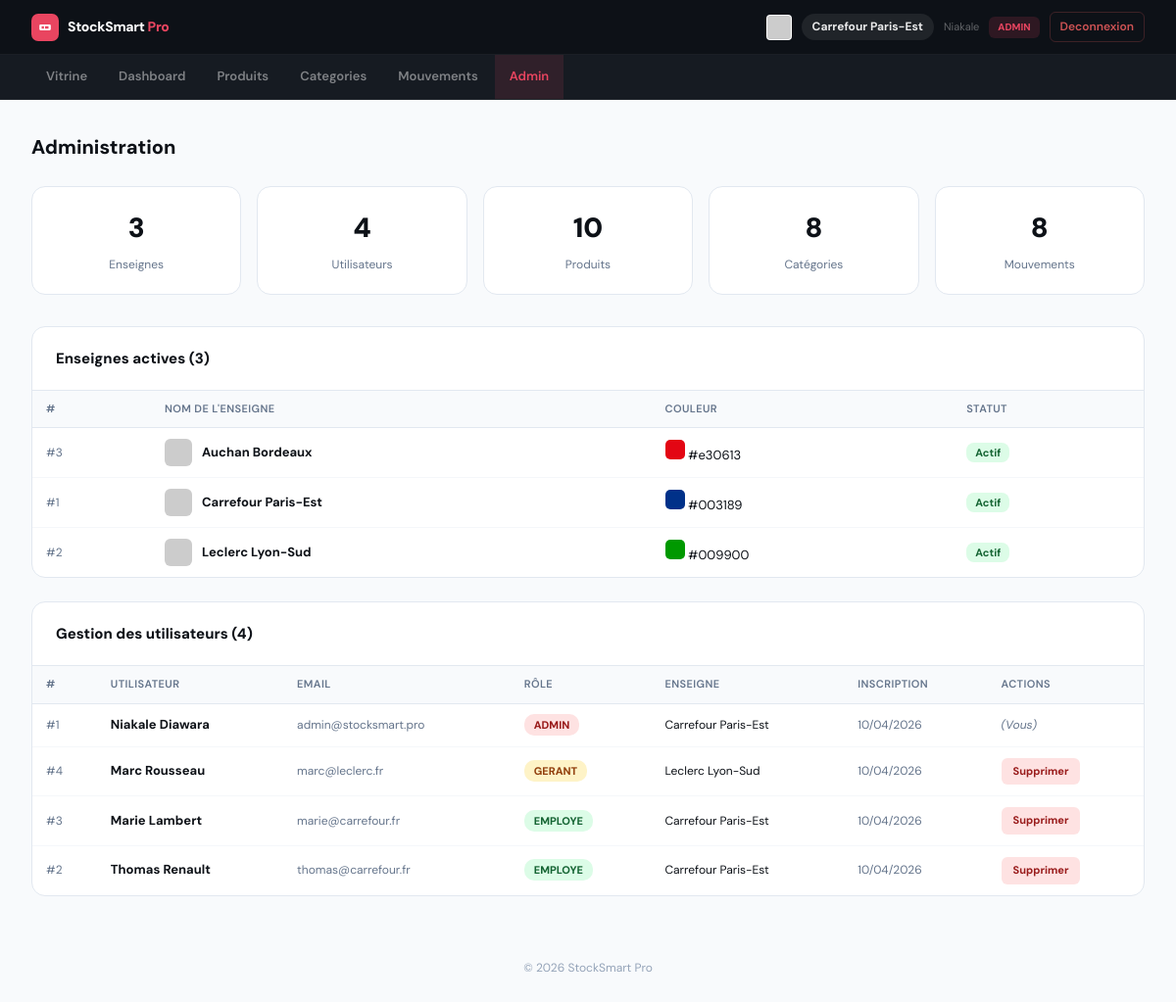
The app's page /pages/admin.php (signed in) with its own data.
### tables this page shows
CREATE TABLE IF NOT EXISTS enseignes (
  id        INT AUTO_INCREMENT PRIMARY KEY,
  nom       VARCHAR(100) NOT NULL,
  logo_url  VARCHAR(255) DEFAULT '',
  couleur   VARCHAR(20)  DEFAULT '#e94560',
  actif     TINYINT(1)   DEFAULT 1,
  created_at TIMESTAMP   DEFAULT CURRENT_TIMESTAMP
);

CREATE TABLE IF NOT EXISTS utilisateurs (
  id           INT AUTO_INCREMENT PRIMARY KEY,
  nom          VARCHAR(100)  NOT NULL,
  prenom       VARCHAR(100)  NOT NULL,
  email        VARCHAR(150)  NOT NULL UNIQUE,
  mot_de_passe VARCHAR(255)  NOT NULL,
  role         ENUM('admin','gerant','employe') DEFAULT 'employe',
  enseigne_id  INT           DEFAULT 1,
  actif        TINYINT(1)    DEFAULT 1,
  created_at   TIMESTAMP     DEFAULT CURRENT_TIMESTAMP,
  FOREIGN KEY (enseigne_id) REFERENCES enseignes(id)
);

### config.php (called while the page is built, shortened)
<?php
function h(string $s): string {
    return htmlspecialchars($s, ENT_QUOTES, 'UTF-8');
}
?>

### pages/admin.php (the view, shortened to what this page needs)
<?php
require_once '../config.php';
$nb_users      = $pdo->query("SELECT COUNT(*) FROM utilisateurs")->fetchColumn();
$nb_produits   = $pdo->query("SELECT COUNT(*) FROM produits")->fetchColumn();
$nb_categories = $pdo->query("SELECT COUNT(*) FROM categories")->fetchColumn();
$nb_mouvements = $pdo->query("SELECT COUNT(*) FROM mouvements")->fetchColumn();
$nb_enseignes  = $pdo->query("SELECT COUNT(*) FROM enseignes")->fetchColumn();
$utilisateurs  = $pdo->query("SELECT u.*, e.nom AS enseigne_nom FROM utilisateurs u LEFT JOIN enseignes e ON u.enseigne_id = e.id ORDER BY u.role ASC, u.nom ASC")->fetchAll();
$enseignes     = $pdo->query("SELECT * FROM enseignes ORDER BY nom")->fetchAll();
?>
<!DOCTYPE html>
<html lang="fr">
<head>
</head>
<body>
<?php require_once '../_nav.php'; ?>
<div class="container">
  <div class="page-title">Administration</div>
  <div class="kpi-grid">
    <div class="kpi"><div class="kpi-val"><?= $nb_enseignes ?></div><div class="kpi-lbl">Enseignes</div></div>
    <div class="kpi"><div class="kpi-val"><?= $nb_users ?></div><div class="kpi-lbl">Utilisateurs</div></div>
    <div class="kpi"><div class="kpi-val"><?= $nb_produits ?></div><div class="kpi-lbl">Produits</div></div>
    <div class="kpi"><div class="kpi-val"><?= $nb_categories ?></div><div class="kpi-lbl">Catégories</div></div>
    <div class="kpi"><div class="kpi-val"><?= $nb_mouvements ?></div><div class="kpi-lbl">Mouvements</div></div>
  </div>
  <div class="card">
    <div class="card-header">Enseignes actives (<?= count($enseignes) ?>)</div>
    <table>
      <thead><tr><th>#</th><th>Nom de l'enseigne</th><th>Couleur</th><th>Statut</th></tr></thead>
      <tbody>
        <?php foreach ($enseignes as $e): ?>
        <tr>
          <td style="color:var(--mid);font-size:12px;">#<?= $e['id'] ?></td>
          <td>
            <div style="display:flex;align-items:center;gap:10px;">
              <?php if (!empty($e['logo_url'])): ?>
                <img src="<?= h($e['logo_url']) ?>" alt="" style="width:28px;height:28px;border-radius:6px;object-fit:cover;">
              <?php endif; ?>
              <strong><?= h($e['nom']) ?></strong>
            </div>
          </td>
          <td><div style="width:20px;height:20px;border-radius:5px;background:<?= h($e['couleur'] ?? '#e94560') ?>;display:inline-block;"></div> <?= h($e['couleur'] ?? '') ?></td>
          <td><span style="background:<?= $e['actif'] ? '#dcfce7' : '#fee2e2' ?>;color:<?= $e['actif'] ? '#166534' : '#991b1b' ?>;padding:3px 9px;border-radius:8px;font-size:11px;font-weight:700;"><?= $e['actif'] ? 'Actif' : 'Inactif' ?></span></td>
        </tr>
        <?php endforeach; ?>
      </tbody>
    </table>
  </div>
  <div class="card">
    <div class="card-header">Gestion des utilisateurs (<?= count($utilisateurs) ?>)</div>
    <table>
      <thead><tr><th>#</th><th>Utilisateur</th><th>Email</th><th>Rôle</th><th>Enseigne</th><th>Inscription</th><th>Actions</th></tr></thead>
      <tbody>
        <?php foreach ($utilisateurs as $user): ?>
        <tr>
          <td style="color:var(--mid);font-size:12px;">#<?= $user['id'] ?></td>
          <td style="font-weight:700;"><?= h($user['prenom'] . ' ' . $user['nom']) ?></td>
          <td style="font-size:12px;color:var(--mid);"><?= h($user['email']) ?></td>
          <td>
            <span class="role-badge role-<?= $user['role'] ?>"><?= strtoupper($user['role']) ?></span>
          </td>
          <td style="font-size:12px;"><?= h($user['enseigne_nom'] ?? '—') ?></td>
          <td style="font-size:12px;color:var(--mid);">
            <?php
              $date = $user['created_at'] ?? $user['date_creation'] ?? null;
              echo $date ? date('d/m/Y', strtotime($date)) : '—';
            ?>
          </td>
          <td>
            <?php if ($_SESSION['user_id'] != $user['id']): ?>
              <a href="?supp_user=<?= $user['id'] ?>" class="btn-delete"
                 onclick="return confirm('Supprimer <?= h($user['prenom']) ?> ?')">
                Supprimer
              </a>
            <?php else: ?>
              <em style="color:var(--mid);font-size:12px;">(Vous)</em>
            <?php endif; ?>
          </td>
        </tr>
        <?php endforeach; ?>
      </tbody>
    </table>
  </div>
</div>
<footer>© <?= date("Y") ?> StockSmart Pro</footer>
</body>
</html>

### css/style.css (style rules this page uses)
*, *::before, *::after { box-sizing: border-box; margin: 0; padding: 0; }
:root { --red: #e94560; --red-light: rgba(233, 69, 96, 0.1); --dark: #0d1117; --dark2: #161b22; --mid: #64748b; --border: #e2e8f0; --light: #f8fafc; --success: #22c55e; --success-bg: #dcfce7; --success-text: #166534; --warning: #f59e0b; --warning-bg: #fef3c7; --warning-text: #92400e; --danger: #e94560; --danger-bg: #fee2e2; --danger-text: #991b1b; --radius: 12px; --shadow: 0 4px 20px rgba(0, 0, 0, 0.06); --shadow-md: 0 8px 30px rgba(0, 0, 0, 0.1); }
body { font-family: 'DM Sans', system-ui, -apple-system, sans-serif; background: var(--light); color: #0d1117; line-height: 1.6; -webkit-font-smoothing: antialiased; }
.page-entity, .container { max-width: 1200px; margin: 2rem auto; padding: 0 2rem; }
table { width: 100%; border-collapse: collapse; }
thead th { background: var(--light); font-size: 11px; font-weight: 600; color: var(--mid); text-transform: uppercase; letter-spacing: 0.4px; padding: 10px 14px; text-align: left; border-bottom: 1px solid var(--border); }
tbody tr { border-bottom: 1px solid #f5f7fa; transition: background 0.1s; }
tbody tr:last-child { border-bottom: none; }
tbody td { padding: 11px 14px; font-size: 13px; vertical-align: middle; }
.btn-delete { background: var(--danger-bg); color: var(--danger-text); }
footer { text-align: center; padding: 2rem; color: #94a3b8; font-size: 12px; font-family: 'DM Sans', sans-serif; }

### pages/admin.php (style rules this page uses)
*, *::before, *::after { box-sizing:border-box; margin:0; padding:0; }
:root { --red:#e94560; --mid:#64748b; --border:#e2e8f0; --light:#f8fafc; }
body { font-family:'Inter',system-ui,sans-serif; background:var(--light); color:#0d1117; }
.container { max-width:1200px; margin:2rem auto; padding:0 2rem; }
.page-title { font-size:20px; font-weight:800; margin-bottom:1.5rem; }
.kpi-grid { display:grid; grid-template-columns:repeat(5,minmax(0,1fr)); gap:1rem; margin-bottom:2rem; }
.kpi { background:#fff; border-radius:14px; border:1px solid var(--border); padding:1.25rem; text-align:center; }
.kpi-val { font-size:28px; font-weight:900; color:#0d1117; }
.kpi-lbl { font-size:12px; color:var(--mid); margin-top:5px; }
.card { background:#fff; border-radius:14px; border:1px solid var(--border); overflow:hidden; margin-bottom:1.5rem; }
.card-header { padding:1.25rem 1.5rem; border-bottom:1px solid var(--border); font-size:15px; font-weight:800; }
table { width:100%; border-collapse:collapse; }
thead th { background:var(--light); font-size:11px; font-weight:600; color:var(--mid); text-transform:uppercase; letter-spacing:.4px; padding:10px 16px; text-align:left; border-bottom:1px solid var(--border); }
tbody tr { border-bottom:1px solid #f5f7fa; }
tbody tr:last-child { border-bottom:none; }
tbody td { padding:12px 16px; font-size:13px; }
.role-badge { padding:4px 10px; border-radius:10px; font-size:11px; font-weight:800; text-transform:uppercase; }
.role-admin { background:#fee2e2; color:#991b1b; }
.role-gerant { background:#fef3c7; color:#92400e; }
.role-employe { background:#dcfce7; color:#166534; }
.btn-delete { background:#fee2e2; color:#991b1b; font-size:11px; font-weight:700; padding:5px 12px; border-radius:6px; text-decoration:none; display:inline-flex; align-items:center; gap:4px; }

### records on screen
enseignes: id "3", nom "Auchan Bordeaux", couleur "#e30613", actif "Actif"
enseignes: id "1", nom "Carrefour Paris-Est", couleur "#003189", actif "Actif"
enseignes: id "2", nom "Leclerc Lyon-Sud", couleur "#009900", actif "Actif"
utilisateurs: id "1", prenom+nom "Niakale Diawara", email "admin@stocksmart.pro", role "ADMIN", enseigne.nom "Carrefour Paris-Est", created_at "10/04/2026", shows "(Vous)"
utilisateurs: id "4", prenom+nom "Marc Rousseau", email "marc@leclerc.fr", role "GERANT", enseigne.nom "Leclerc Lyon-Sud", created_at "10/04/2026"
utilisateurs: id "3", prenom+nom "Marie Lambert", email "marie@carrefour.fr", role "EMPLOYE", enseigne.nom "Carrefour Paris-Est", created_at "10/04/2026"
utilisateurs: id "2", prenom+nom "Thomas Renault", email "thomas@carrefour.fr", role "EMPLOYE", enseigne.nom "Carrefour Paris-Est", created_at "10/04/2026"

### other values on screen
$_SESSION['enseigne_nom'] "Carrefour Paris-Est"
$_SESSION['user_prenom'] "Niakale"
$_SESSION['user_role'] "ADMIN"
$label "Vitrine"
$label "Dashboard"
$label "Produits"
$label "Categories"
$label "Mouvements"
$label "Admin"
$nb_enseignes "3"
$nb_users "4"
$nb_produits "10"
$nb_categories "8"
$nb_mouvements "8"
count($enseignes) "3"
